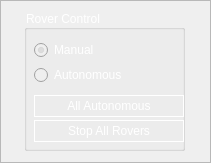
  <widget class="QFrame" name="control_frame">
   <property name="enabled">
    <bool>true</bool>
   </property>
   <property name="geometry">
    <rect>
     <x>650</x>
     <y>547</y>
     <width>211</width>
     <height>163</height>
    </rect>
   </property>
   <property name="frameShape">
    <enum>QFrame::StyledPanel</enum>
   </property>
   <property name="frameShadow">
    <enum>QFrame::Raised</enum>
   </property>
   <widget class="QGroupBox" name="control_group_box">
    <property name="geometry">
     <rect>
      <x>24</x>
      <y>10</y>
      <width>161</width>
      <height>141</height>
     </rect>
    </property>
    <property name="styleSheet">
     <string notr="true">color: rgb(255, 255, 255);</string>
    </property>
    <property name="title">
     <string>Rover Control</string>
    </property>
    <widget class="QRadioButton" name="autonomous_control_radio_button">
     <property name="enabled">
      <bool>false</bool>
     </property>
     <property name="geometry">
      <rect>
       <x>10</x>
       <y>50</y>
       <width>121</width>
       <height>30</height>
      </rect>
     </property>
     <property name="styleSheet">
      <string notr="true">color: rgb(255, 255, 255);</string>
     </property>
     <property name="text">
      <string>Autonomous</string>
     </property>
     <attribute name="buttonGroup">
      <string notr="true">rover_control_button_group</string>
     </attribute>
    </widget>
    <widget class="QRadioButton" name="joystick_control_radio_button">
     <property name="enabled">
      <bool>false</bool>
     </property>
     <property name="geometry">
      <rect>
       <x>10</x>
       <y>30</y>
       <width>117</width>
       <height>20</height>
      </rect>
     </property>
     <property name="styleSheet">
      <string notr="true">color: rgb(255, 255, 255);</string>
     </property>
     <property name="text">
      <string>Manual</string>
     </property>
     <property name="checked">
      <bool>true</bool>
     </property>
     <attribute name="buttonGroup">
      <string notr="true">rover_control_button_group</string>
     </attribute>
    </widget>
    <widget class="QPushButton" name="all_stop_button">
     <property name="enabled">
      <bool>true</bool>
     </property>
     <property name="geometry">
      <rect>
       <x>10</x>
       <y>110</y>
       <width>150</width>
       <height>22</height>
      </rect>
     </property>
     <property name="styleSheet">
      <string notr="true">color: rgb(255, 255, 255);
border-color: rgb(255, 255, 255);
border: 1px solid white; 
</string>
     </property>
     <property name="text">
      <string>Stop All Rovers</string>
     </property>
    </widget>
    <widget class="QPushButton" name="all_autonomous_button">
     <property name="enabled">
      <bool>true</bool>
     </property>
     <property name="geometry">
      <rect>
       <x>10</x>
       <y>85</y>
       <width>150</width>
       <height>22</height>
      </rect>
     </property>
     <property name="styleSheet">
      <string notr="true">color: rgb(255, 255, 255);
border-color: rgb(255, 255, 255);
border: 1px solid white; 
</string>
     </property>
     <property name="text">
      <string>All Autonomous</string>
     </property>
    </widget>
   </widget>
  </widget>
